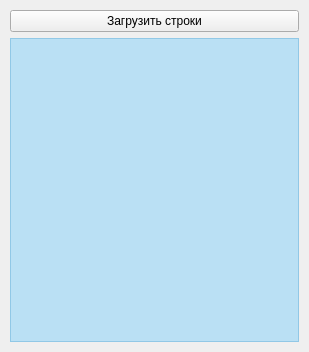
<?xml version="1.0" encoding="UTF-8"?>
<ui version="4.0">
 <class>MainWindow</class>
 <widget class="QMainWindow" name="MainWindow">
  <property name="geometry">
   <rect>
    <x>0</x>
    <y>0</y>
    <width>309</width>
    <height>352</height>
   </rect>
  </property>
  <property name="windowTitle">
   <string>Перемешивание</string>
  </property>
  <property name="windowIcon">
   <iconset>
    <normaloff>shuffle.png</normaloff>shuffle.png</iconset>
  </property>
  <widget class="QWidget" name="centralwidget">
   <layout class="QVBoxLayout" name="verticalLayout">
    <property name="leftMargin">
     <number>10</number>
    </property>
    <property name="topMargin">
     <number>10</number>
    </property>
    <property name="rightMargin">
     <number>10</number>
    </property>
    <property name="bottomMargin">
     <number>10</number>
    </property>
    <item>
     <widget class="QPushButton" name="submitButton">
      <property name="text">
       <string>Загрузить строки</string>
      </property>
     </widget>
    </item>
    <item>
     <widget class="QPlainTextEdit" name="output">
      <property name="font">
       <font>
        <family>Verdana</family>
        <pointsize>12</pointsize>
       </font>
      </property>
      <property name="styleSheet">
       <string notr="true">background-color: rgba(60, 187, 255, 0.3);</string>
      </property>
      <property name="readOnly">
       <bool>true</bool>
      </property>
     </widget>
    </item>
   </layout>
  </widget>
 </widget>
 <resources/>
 <connections/>
</ui>
